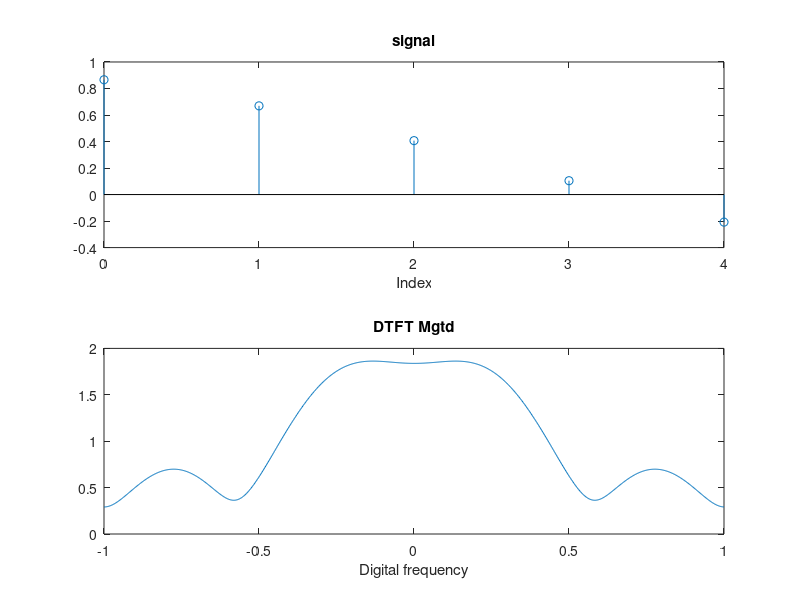

Write the MATLAB code that produced this figure.
clear;clc;
A=1;f0=100;phi=pi/6;
fs=2000;
N = input('Enter the length of sequence:');
n=0:1/fs:(N-1)/fs;
sig=A*cos(2*pi*f0*n +phi);
time_axis=0:length(sig)-1;
w_axis=linspace(-1,1,1024);
F=fftshift(fft(sig,1024));
sig_dtft=abs(F);

subplot(2,1,1),stem(time_axis,sig);
title('signal');
xlabel('Index');
subplot(2,1,2),plot(w_axis,sig_dtft);
title('DTFT Mgtd');
xlabel('Digital frequency');
